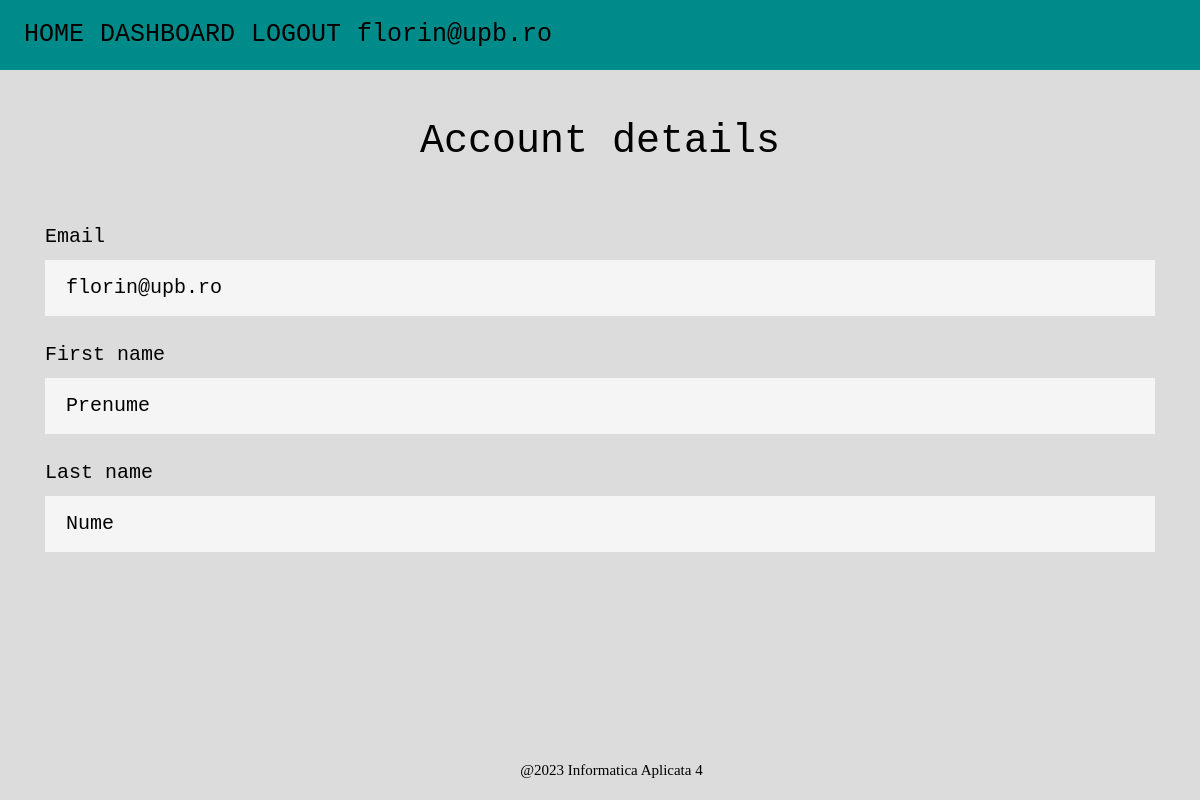
The app's page /credentials (signed in) with its own data.
### website/models.py (models this page shows)
class User(db.Model, UserMixin):
    id = db.Column(db.Integer, primary_key=True)
    email = db.Column(db.String(50), unique=True)
    password = db.Column(db.String(50))
    first_name = db.Column(db.String(50))
    last_name = db.Column(db.String(50))
    quizzes = db.relationship('Quiz')

### website/views.py (the view)
@views.route('/credentials', methods=['GET'])
@login_required
def credentials():
    return render_template("credentials.html", user=current_user)

### website/__init__.py (called while the page is built)
def create_app():
    app = Flask(__name__)
    app.config['SECRET_KEY'] = 'very important'
    app.config['SQLALCHEMY_DATABASE_URI'] = f'sqlite:///{DB_NAME}'
    db.init_app(app)
    from .views import views
    from .auth import auth
    app.register_blueprint(views, url_prefix='/')
    app.register_blueprint(auth, url_prefix='/')
    from .models import User, Quiz
    create_database(app)
    login_manager = LoginManager()
    login_manager.login_view = 'auth.login'
    login_manager.init_app(app)
    @login_manager.user_loader
    def load_user(id):
        return User.query.get(int(id))
    return app

### website/templates/credentials.html (shortened to what this page needs)
{% extends "base.html" %}
{% block content %}
<br/>
<br/>
<h1 align="center" style="color: black; font-family: monospace; font-size: 40px;">Account details</h1>
<br/>
<br/>
<ul class="list-group">
    <label style="color: black; font-family: monospace; font-size: 20px;">Email</label>
    <li class="list-group-item" style="color: black; font-family: monospace; font-size: 20px; background-color: whitesmoke; border-color: transparent;">{{user.email}}</li>
    <br>
    <label style="color: black; font-family: monospace; font-size: 20px;">First name</label>
    <li class="list-group-item" style="color: black; font-family: monospace; font-size: 20px; background-color: whitesmoke; border-color: transparent;">{{user.first_name}}</li>
    <br>
    <label style="color: black; font-family: monospace; font-size: 20px;">Last name</label>
    <li class="list-group-item" style="color: black; font-family: monospace; font-size: 20px; background-color: whitesmoke; border-color: transparent;">{{user.last_name}}</li>
    <br>
</ul>
{% endblock %}

### website/templates/base.html (shortened to what this page needs)
<!DOCTYPE html>
<html>
<head>
    <link
        rel="stylesheet"
        href="https://stackpath.bootstrapcdn.com/bootstrap/4.4.1/css/bootstrap.min.css"
    />
    <link
        rel="stylesheet"
        href="https://stackpath.bootstrapcdn.com/font-awesome/4.7.0/css/font-awesome.min.css"
    />
</head>
<body style="background-color:gainsboro;">
    <nav class="navbar navbar-expand-lg navbar-dark navbar-custom">
      <div class="collapse navbar-collapse" id="navbar">
        <div class="navbar-nav">
          <a class="nav-item nav-link" id="home" href="/" style="color: black; font-family: monospace; font-size: 25px;">  HOME  </a>
          {% if user.is_authenticated %}
            <a class="nav-item nav-link" id="dashboard" href="/dashboard" style="color: black; font-family: monospace; font-size: 25px;">DASHBOARD</a>
            <a class="nav-item nav-link" id="logout" href="/logout" style="color: black; font-family: monospace; font-size: 25px;">  LOGOUT  </a>
            <a class="nav-item nav-link" id="credentials" href="/credentials" style="color: black; font-family: monospace; font-size: 25px;">{{user.email}}</a>
          {% else %}
            <a class="nav-item nav-link" id="login" href="/login" style="color: black; font-family: monospace; font-size: 25px;">LOGIN</a>
            <a class="nav-item nav-link" id="signUp" href="/sign-up" style="color: black; font-family: monospace; font-size: 25px;">SIGN UP</a>
          {% endif %}
        </div>
       </div>
    </nav>
    <div class="container">
        {% block content %}
        {% endblock %}
    </div>
    <div class="footer">
        <p>@2023 Informatica Aplicata 4</p>
    </div>
</body>
</html>

### website/templates/base.html (style rules this page uses)
.navbar-custom { background-color: darkcyan; }
.footer { font-family:'Trebuchet MS'; font-size: 15px; position: fixed; left: 43.1%; bottom: 0; text-align: center; padding: 3px; color:black; }

### records on screen
User: email "florin@upb.ro", first_name "Prenume", last_name "Nume"
